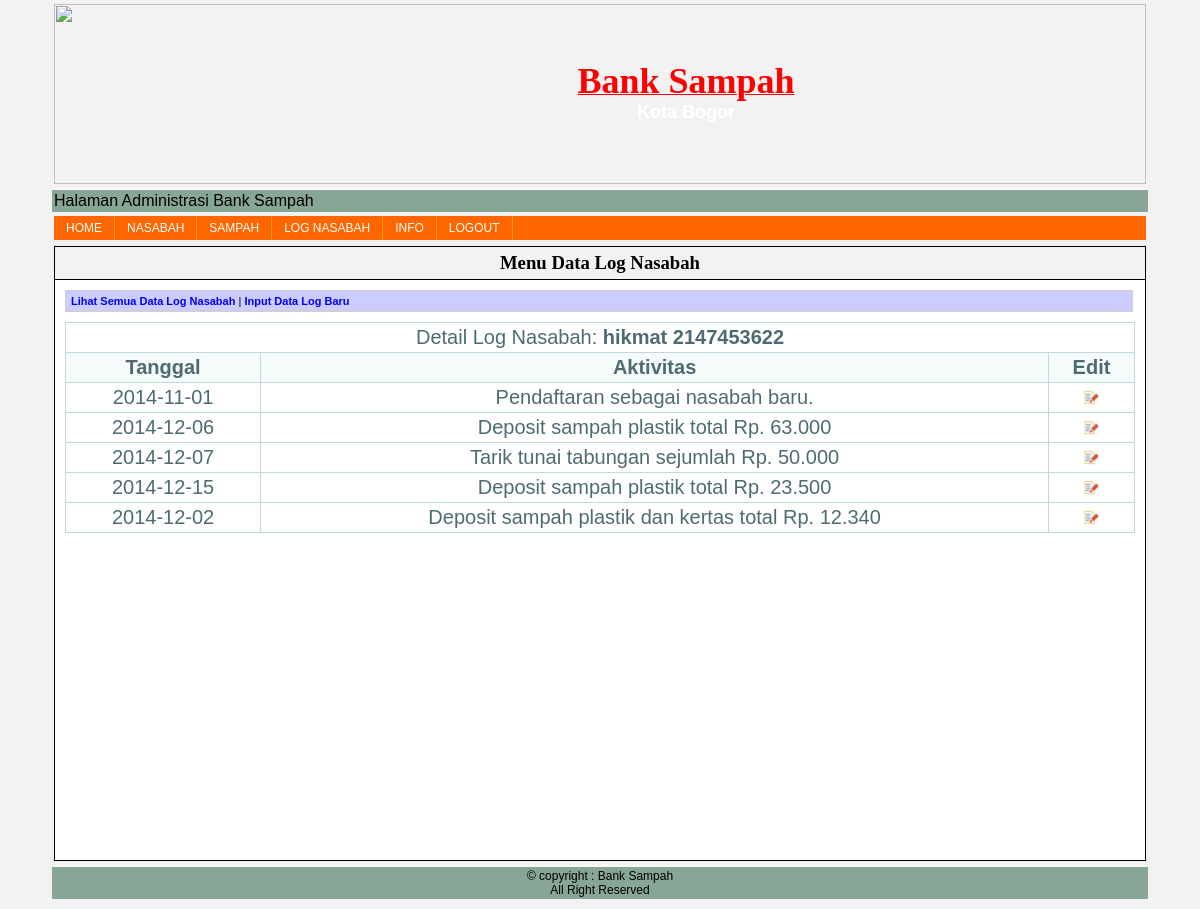
Page /admin/admin/index.php?page=detil_logNasabah&id=2 (signed in) on the committed database.
### tables this page shows
CREATE TABLE IF NOT EXISTS `nasabah` (
  `id_N` int(15) NOT NULL AUTO_INCREMENT,
  `no_rekening` int(30) NOT NULL,
  `nama` varchar(30) NOT NULL,
  `alamat` text NOT NULL,
  `tanggal_lahir` date NOT NULL,
  `tempat_lahir` varchar(30) NOT NULL,
  `no_KTP` varchar(20) NOT NULL,
  `saldo` int(30) NOT NULL,
  `peringkat` int(5) NOT NULL,
  `usernameN` varchar(30) NOT NULL,
  `passwordN` varchar(50) NOT NULL,
  PRIMARY KEY (`id_N`),
  UNIQUE KEY `username` (`usernameN`),
  UNIQUE KEY `no_KTP` (`no_KTP`)
);

CREATE TABLE IF NOT EXISTS `lognasabah` (
  `id_log` int(10) NOT NULL AUTO_INCREMENT,
  `tanggal` date NOT NULL,
  `aktivitas` text NOT NULL,
  `id_N` int(15) NOT NULL,
  PRIMARY KEY (`id_log`)
);

### admin/logNasabah/detil_logNasabah.php (the view)
<?php
include "../include/koneksi_db.php";
include "../logNasabah/link.php";
$id	= isset($_GET['id']) ? $_GET['id'] : "";
$query=mysql_query("SELECT * FROM lognasabah WHERE id_N='$id'", $konek);
$query1=mysql_query("SELECT * FROM nasabah WHERE id_N='$id'", $konek);
$hasil1=mysql_fetch_array($query1);
?>
<table class="table-data" width=100% border=1>
    <tr>
            <td class="td-data" colspan="7">
                <?php
            echo "Detail Log Nasabah: <b> $hasil1[nama] $hasil1[no_rekening]</b>";
                ?>
            </td>
    </tr>
    <tr><td class="head-data">Tanggal</td><td class="head-data">Aktivitas</td><td class="head-data">Edit</td></tr>
    <?php
        while($hasil=mysql_fetch_array($query)){
            echo "
                <tr>
                    <td class='td-data'>$hasil[tanggal]</td>
                    <td class='td-data'>$hasil[aktivitas]</td>
                    <td class='td-data'><a href='?page=edit_logNasabah&id=$hasil[id_log]'><img class='img_link' src='../image/order_form_online_offer-512.png' width='15px' height='15px'></a></td>
                </tr>";}
    ?>
</table>

### admin/include/style.css (style rules this page uses)
body { background-color: #f2f2f2; color: black; margin-top: 0px; margin-left: 50px; margin-right: 50px; font-family: arial; font-size: 14px; }
a { text-decoration: none; color: blue; }
.table-data { width: 100%; padding: 0; margin: 0 auto 1.5em auto; border-top: 1px solid #C1DAD7; border-left: 1px solid #C1DAD7; border-collapse:collapse; font-size:18px; font-family: verdana,arial,sans-serif; color:#545454; }
.td-data { font: normal 20px "Trebuchet MS", Verdana, Arial, Helvetica, sans-serif; border-right: 1px solid #C1DAD7; border-bottom: 1px solid #C1DAD7; padding: 3px 6px 3px 6px; color: #4f6b72; width: auto; text-align: center; }
.head-data { font: normal 20px "Trebuchet MS", Verdana, Arial, Helvetica, sans-serif; border-right: 1px solid #C1DAD7; border-bottom: 1px solid #C1DAD7; padding: 3px 6px 3px 6px; color: #4f6b72; width: auto; text-align: center; background-color:#F5FAFA; font-weight: bold; }
.img_link { border: none; padding: 0px; }

### admin/admin/index.php (style rules this page uses)
body { background-image: url(../../Rental%20Mobil%20G.A.H/images/rentcar2.jpg); }

### rows in the picture
nasabah: nama "hikmat", no_rekening "2147453622"
lognasabah: tanggal "2014-11-01", aktivitas "Pendaftaran sebagai nasabah baru."
lognasabah: tanggal "2014-12-06", aktivitas "Deposit sampah plastik total Rp. 63.000"
lognasabah: tanggal "2014-12-07", aktivitas "Tarik tunai tabungan sejumlah Rp. 50.000"
lognasabah: tanggal "2014-12-15", aktivitas "Deposit sampah plastik total Rp. 23.500"
lognasabah: tanggal "2014-12-02", aktivitas "Deposit sampah plastik dan kertas total Rp. 12.340"

### other values in the picture
$j "Menu Data Log Nasabah"
